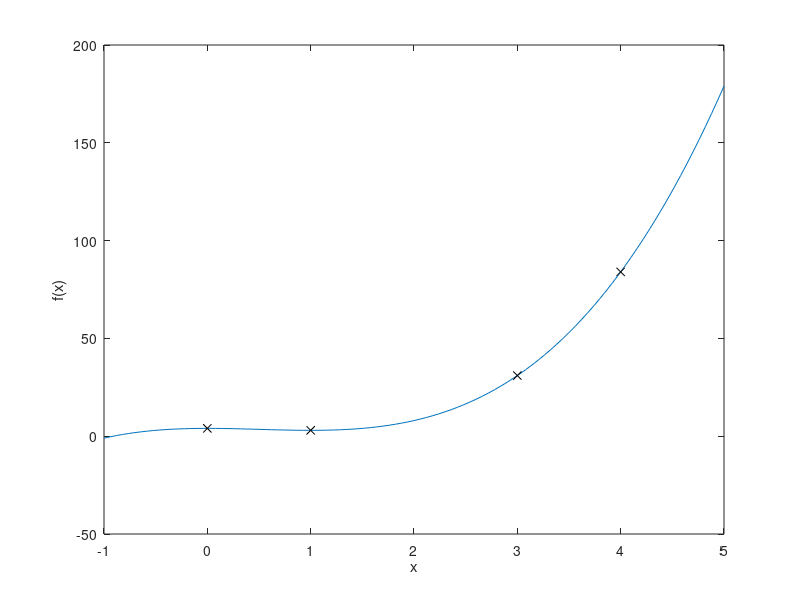

The MATLAB source for this figure:
clc
clear all

x = linspace(-1,5,101);
f1 = 2.*x.^3 - 3.*x.^2+4;
xm = [0,1,3,4];
ym = [4,3,31,84];
plot(x,f1,xm,ym,'kx');
xlabel('x')
ylabel('f(x)')
